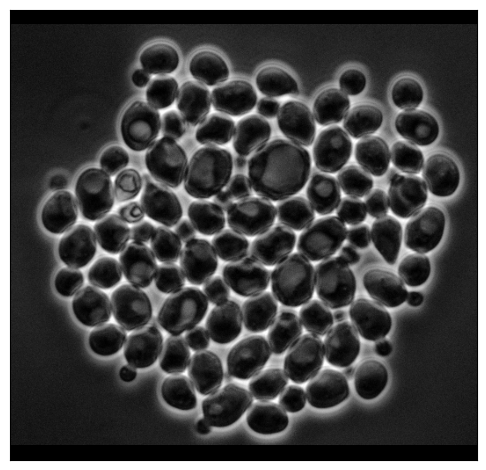
#> input picture images/celulas.png.png, 486 x 470 px; its folder holds only this picture in this run
$ python batch_count_colonies.py
#> lines starting #> are read from the running program, lines starting #| are printed output that depends on the picture; after the words box and inside, x2 and y2 are one past the last pixel; in counts of white or black regions, pixels touching at a corner belong together
### scripts/count_colonies.py
"""
CellSAM-based macroscopic colony counter for Petri dish images.
Usage: python scripts/count_colonies.py <image_path>
Example: python scripts/count_colonies.py images/placas/actinomicetos_1.jpeg

Each image must contain two Petri dishes (landscape: left/right,
portrait: top/bottom). Both plates are replicates of the same sample;
their counts should be close — the script reports a reliability indicator.

CellSAM handles segmentation. Classical CV is used only for plate detection
and cropping. Results are saved to results/colonies/.

Tuning: adjust the PARAMETERS block below if counts are consistently off.
"""

import sys
import numpy as np
import cv2
import matplotlib
matplotlib.use("Agg")
import matplotlib.pyplot as plt
from pathlib import Path
from skimage.measure import regionprops

from cellSAM import get_model, segment_cellular_image


# ── PARAMETERS ────────────────────────────────────────────────────────────────
MIN_COLONY_AREA = 300    # px² — blobs smaller than this are noise
MAX_COLONY_AREA = 50000  # px² — blobs larger than this are merged/artifacts
MIN_SOLIDITY    = 0.50   # filter crescents/arcs (glass rim artifacts)
NORMALIZE       = True   # CellSAM: percentile normalisation + CLAHE
                          # set False if image is already well-normalised
POSTPROCESS     = False  # CellSAM: extra postprocessing for noisy images

# ── MODEL (loaded once, reused across plates/images) ─────────────────────────
_model = None


def _get_model():
    global _model
    if _model is None:
        print("  Loading CellSAM model (first time only)...")
        _model = get_model()
        print("  Model ready.")
    return _model


# ── PLATE DETECTION ───────────────────────────────────────────────────────────

def detect_plates(img_bgr):
    """
    Detect one Petri dish per image half using HoughCircles.

    Portrait (h > w): top/bottom halves.
    Landscape (w >= h): left/right halves.

    Returns [(cx, cy, r), ...] ordered top-bottom or left-right.
    """
    h, w = img_bgr.shape[:2]
    portrait = h > w

    plates = []
    for i in range(2):
        if portrait:
            y0, y1 = i * h // 2, (i + 1) * h // 2
            half = img_bgr[y0:y1, :]
            ox, oy = 0, y0
        else:
            x0, x1 = i * w // 2, (i + 1) * w // 2
            half = img_bgr[:, x0:x1]
            ox, oy = x0, 0

        hh, hw = half.shape[:2]
        gray    = cv2.cvtColor(half, cv2.COLOR_BGR2GRAY)
        blurred = cv2.GaussianBlur(gray, (21, 21), 0)

        circles = cv2.HoughCircles(
            blurred,
            cv2.HOUGH_GRADIENT,
            dp=1.2,
            minDist=max(hh, hw),
            param1=60,
            param2=25,
            minRadius=int(min(hh, hw) * 0.30),
            maxRadius=int(min(hh, hw) * 0.52),
        )

        if circles is not None:
            best = np.round(circles[0][0]).astype(int)
            cx, cy, r = int(best[0]) + ox, int(best[1]) + oy, int(best[2])
        else:
            print(f"  Warning: no circle in half {i+1}, using fallback.")
            cx = hw // 2 + ox
            cy = hh // 2 + oy
            r  = int(min(hh, hw) * 0.43)

        plates.append((cx, cy, r))

    return plates


def crop_plate(img_bgr, cx, cy, r, shrink=0.86):
    """
    Crop a circular plate region from the image.
    Returns (crop_bgr, circular_mask, x1, y1).
    Pixels outside the circle are set to 0.
    """
    r_use = int(r * shrink)
    x1 = max(0, cx - r_use)
    y1 = max(0, cy - r_use)
    x2 = min(img_bgr.shape[1], cx + r_use)
    y2 = min(img_bgr.shape[0], cy + r_use)

    crop   = img_bgr[y1:y2, x1:x2].copy()
    hc, wc = crop.shape[:2]
    cx_l   = cx - x1
    cy_l   = cy - y1

    mask = np.zeros((hc, wc), dtype=np.uint8)
    cv2.circle(mask, (cx_l, cy_l), r_use, 255, -1)
    crop[mask == 0] = 0

    return crop, mask, x1, y1


# ── CELLSAM SEGMENTATION ──────────────────────────────────────────────────────

def segment_colonies(crop_bgr, plate_mask):
    """
    Segment colonies in a cropped plate using CellSAM.

    CellSAM receives an RGB crop with the circular plate region intact and
    black outside. Its output mask is then filtered by area and solidity to
    remove noise and rim artifacts.

    Returns (label_mask, valid_regionprops, all_detections_binary).
    """
    model    = _get_model()
    crop_rgb = cv2.cvtColor(crop_bgr, cv2.COLOR_BGR2RGB)

    mask, _, _ = segment_cellular_image(
        crop_rgb,
        model=model,
        normalize=NORMALIZE,
        postprocess=POSTPROCESS,
        device="cpu",
    )

    # Zero out anything outside the circular plate
    mask = mask.copy()
    mask[plate_mask == 0] = 0

    # Binary of all CellSAM detections (for visualization)
    binary_all = (mask > 0).astype(np.uint8) * 255

    # Filter by area and solidity
    props = regionprops(mask)
    valid = [p for p in props
             if MIN_COLONY_AREA <= p.area <= MAX_COLONY_AREA
             and p.solidity >= MIN_SOLIDITY]

    return mask, valid, binary_all


# ── VISUALIZATION ─────────────────────────────────────────────────────────────

# [6 lines left out: function draw_overlay, not called in this run]


# ── MAIN PROCESSING ───────────────────────────────────────────────────────────

def process_image(img_path, output_dir):
    """
    Detect plates, run CellSAM segmentation, save visualisation.
    Returns list of colony counts [plate_A, plate_B].
    """
    img_path   = Path(img_path)
    output_dir = Path(output_dir)
    output_dir.mkdir(parents=True, exist_ok=True)

    img = cv2.imread(str(img_path))
    if img is None:
        raise FileNotFoundError(f"Cannot open image: {img_path}")

    h_img, w_img = img.shape[:2]
    orientation  = "portrait" if h_img > w_img else "landscape"
    print(f"  {w_img}x{h_img} ({orientation})")

    plates      = detect_plates(img)
    plate_names = ["A", "B"]
    counts      = []

    n_plates = len(plates)
    fig, axes = plt.subplots(n_plates, 3, figsize=(15, 6 * n_plates))
    if n_plates == 1:
        axes = axes[np.newaxis, :]

    for i, (cx, cy, r) in enumerate(plates):
        name = plate_names[i] if i < len(plate_names) else str(i + 1)
        print(f"  Plate {name}: circle at ({cx},{cy}) r={r}")

        crop, mask, _, _ = crop_plate(img, cx, cy, r)
        label_mask, valid, binary_all = segment_colonies(crop, mask)
        n = len(valid)
        counts.append(n)
        print(f"  Plate {name}: {n} colonies")

        crop_rgb = cv2.cvtColor(crop, cv2.COLOR_BGR2RGB)
        overlay  = draw_overlay(crop, valid, label_mask)

        axes[i, 0].imshow(crop_rgb)
        axes[i, 0].set_title(f"Plate {name} — original", fontsize=13)
        axes[i, 0].axis("off")

        axes[i, 1].imshow(binary_all, cmap="gray")
        axes[i, 1].set_title(f"Plate {name} — CellSAM detections", fontsize=13)
        axes[i, 1].axis("off")

        axes[i, 2].imshow(overlay)
        axes[i, 2].set_title(f"Plate {name} — {n} colonies (filtered)", fontsize=13,
                             fontweight="bold")
        axes[i, 2].axis("off")

    plt.tight_layout()
    out_path = output_dir / f"{img_path.stem}_colony_count.png"
    plt.savefig(out_path, dpi=150, bbox_inches="tight")
    plt.close()

    if len(counts) == 2 and all(c > 0 for c in counts):
        diff_pct = abs(counts[0] - counts[1]) / max(counts) * 100
        tag = "CONFIABLE" if diff_pct <= 10 else ("ACEPTABLE" if diff_pct <= 20 else "REVISAR")
        print(f"  Diferencia entre placas: {diff_pct:.1f}%  [{tag}]")

    return counts


# ── ENTRY POINT ───────────────────────────────────────────────────────────────
# [18 lines that do not run on import are left out]

### scripts/batch_count_colonies.py
"""
Batch colony counter — processes all plate images in a folder.
Usage: python scripts/batch_count_colonies.py <images_folder> [ground_truth.csv]
Example:
    python scripts/batch_count_colonies.py images/placas/
    python scripts/batch_count_colonies.py images/placas/ images/placas/ground_truth.csv

Ground truth CSV format (optional, for error calculation):
    filename,plate_A,plate_B
    actinomicetos1.jpeg,63,64
    actinomicetos2.jpeg,55,58

Results are saved to:
    results/colonies/          — one visualization PNG per image
    results/colonies/summary.csv  — count table for all images
"""

import sys
import csv
from pathlib import Path

# Import processing functions from count_colonies
sys.path.insert(0, str(Path(__file__).parent))
from count_colonies import process_image

SUPPORTED_EXT = {".jpg", ".jpeg", ".png", ".tif", ".tiff", ".bmp"}


def load_ground_truth(csv_path):
    """Load ground truth CSV → {filename_stem: (count_A, count_B)}."""
    gt = {}
    with open(csv_path, newline="") as f:
        reader = csv.DictReader(f)
        for row in reader:
            stem = Path(row["filename"]).stem
            gt[stem] = (int(row["plate_A"]), int(row["plate_B"]))
    return gt


def main():
    images_dir = Path(sys.argv[1]) if len(sys.argv) > 1 else Path("images")
    gt_csv     = Path(sys.argv[2]) if len(sys.argv) > 2 else None
    output_dir = Path("results/colonies")
    output_dir.mkdir(parents=True, exist_ok=True)

    # Collect image files
    images = sorted(
        p for p in images_dir.iterdir()
        if p.suffix.lower() in SUPPORTED_EXT
    )

    if not images:
        print(f"No images found in {images_dir}")
        sys.exit(1)

    print(f"Found {len(images)} image(s) in {images_dir}\n")

    # Load ground truth if provided
    gt = load_ground_truth(gt_csv) if gt_csv and gt_csv.exists() else {}

    # Process all images
    results = []
    for idx, img_path in enumerate(images, 1):
        print(f"[{idx}/{len(images)}] {img_path.name}")
        try:
            counts = process_image(img_path, output_dir)
#> in process_image, img is the input picture: shape (470, 486, 3); min 0, max 255, mean 69.2
#|   486x470 (landscape)
#> the loop in detect_plates, `for i in range(2):` made 2 passes
#> (circles, best, cx, cy, r) on pass 2: ([[131.4, 276.6, 104.2]], [131, 277, 104], 374, 277, 104)
#> (circles, cx, cy, r) on pass 1: ([[118.2, 247.8, 81.72]], 118, 248, 82)
#> pass 1, in detect_plates, `half = img_bgr[:, x0:x1]`:
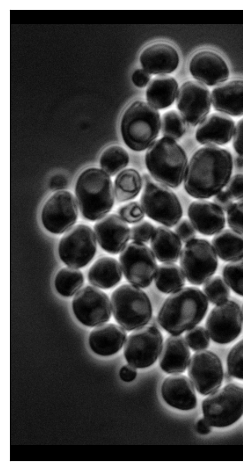
#> half: shape (470, 243, 3); min 0, max 255, mean 68.5
#> pass 1, in detect_plates, `blurred = cv2.GaussianBlur(gray, (21, 21), 0)`:
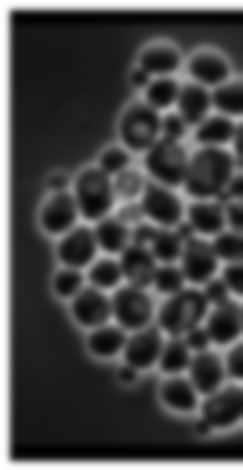
#> blurred: shape (470, 243); min 1, max 255, mean 68.5
#> pass 2, in detect_plates, `half = img_bgr[:, x0:x1]`:
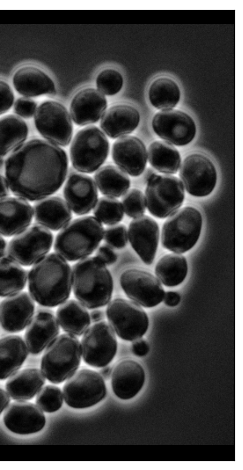
#> half: shape (470, 243, 3); min 0, max 255, mean 69.9
#> after the loop in detect_plates, `for i in range(2):`:
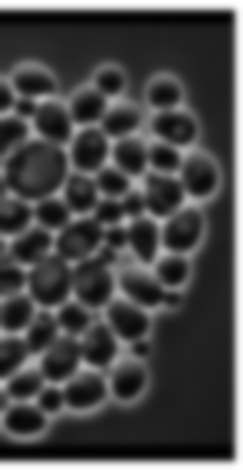
#> blurred: shape (470, 243); min 1, max 255, mean 69.9
#> after the loop in detect_plates, `for i in range(2):`: plates = [(118, 248, 82), (374, 277, 104)]
#> in process_image, `n_plates = len(plates)`: n_plates = 2
#> the loop in process_image, `for i, (cx, cy, r) in enumerate(plates):` made 1 pass
#> (cx, cy, r, name, r_use in crop_plate, x1 in crop_plate, y1 in crop_plate, x2 in crop_plate) on pass 1: (118, 248, 82, 'A', 70, 48, 178, 188)
#> (printed output is left out)
#> pass 1, in crop_plate, `crop   = img_bgr[y1:y2, x1:x2].copy()`:
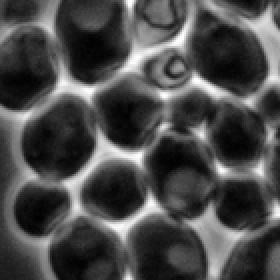
#> crop: shape (140, 140, 3) (shown 2 times larger); min 1, max 254, mean 74.5
#> pass 1, in process_image, `crop, mask, _, _ = crop_plate(img, cx, cy, r)`:
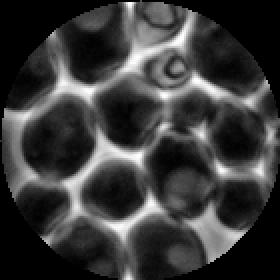
#> crop: shape (140, 140, 3) (shown 2 times larger); min 0, max 254, mean 57.6
#> pass 1, in process_image, `crop, mask, _, _ = crop_plate(img, cx, cy, r)`:
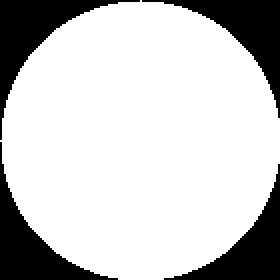
#> mask: shape (140, 140) (shown 2 times larger); 78.4% white; 4 black regions, box (x1, y1, x2, y2) and area: (0, 0, 70, 70) 1127, (71, 0, 140, 59) 1057, (0, 71, 59, 140) 1057, (82, 82, 140, 140) 988
#> after the loop in process_image, `for i, (cx, cy, r) in enumerate(plates):`: counts = []
            a = counts[0] if len(counts) > 0 else None
            b = counts[1] if len(counts) > 1 else None
        except Exception as e:
            print(f"    ERROR: {e}")
            a, b = None, None

        if a is not None and b is not None and a > 0 and b > 0:
            diff_pct = abs(a - b) / max(a, b) * 100
            reliability = "CONFIABLE" if diff_pct <= 10 else ("ACEPTABLE" if diff_pct <= 20 else "REVISAR")
        else:
            diff_pct    = None
            reliability = "—"

        row = {"image": img_path.name, "plate_A": a, "plate_B": b,
               "diff_pct": f"{diff_pct:.1f}%" if diff_pct is not None else "—",
               "reliability": reliability}

        # Compare with ground truth if available
        if img_path.stem in gt:
            gt_a, gt_b = gt[img_path.stem]
            row["gt_A"]  = gt_a
            row["gt_B"]  = gt_b
            row["err_A"] = (a - gt_a) if a is not None else None
            row["err_B"] = (b - gt_b) if b is not None else None
            row["pct_A"] = f"{abs(a-gt_a)/gt_a*100:.1f}%" if a is not None else "—"
            row["pct_B"] = f"{abs(b-gt_b)/gt_b*100:.1f}%" if b is not None else "—"

        results.append(row)
        print()

    # Save CSV summary
    summary_path = output_dir / "summary.csv"
    has_gt       = bool(gt)
    fieldnames   = ["image", "plate_A", "plate_B", "diff_pct", "reliability"]
    if has_gt:
        fieldnames += ["gt_A", "gt_B", "err_A", "err_B", "pct_A", "pct_B"]

    with open(summary_path, "w", newline="") as f:
        writer = csv.DictWriter(f, fieldnames=fieldnames, extrasaction="ignore")
        writer.writeheader()
        writer.writerows(results)

    # Print summary table
    print("=" * 65)
    print("  BATCH SUMMARY")
    print("=" * 65)
    if has_gt:
        print(f"  {'Image':<30} {'A':>5} {'B':>5} {'ErrA':>6} {'ErrB':>6} {'Conf.':>10}")
        print("  " + "-" * 65)
        for r in results:
            ea = f"{r['err_A']:+d}" if r.get("err_A") is not None else "—"
            eb = f"{r['err_B']:+d}" if r.get("err_B") is not None else "—"
            print(f"  {r['image']:<30} {str(r['plate_A']):>5} {str(r['plate_B']):>5} {ea:>6} {eb:>6} {r['reliability']:>10}")
    else:
        print(f"  {'Image':<30} {'A':>7} {'B':>7} {'Dif.%':>7} {'Conf.':>10}")
        print("  " + "-" * 63)
        for r in results:
            print(f"  {r['image']:<30} {str(r['plate_A']):>7} {str(r['plate_B']):>7} {r['diff_pct']:>7} {r['reliability']:>10}")
    print("=" * 65)
    print(f"\n  CSV saved: {summary_path}")
    print(f"  Visualizations: {output_dir}/")


if __name__ == "__main__":
    main()
#> (the call stopped at in _get_model, `_model = get_model()`: cellSAM is not available in this run)

$ run again, on images/placa.jpg
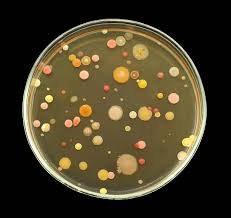
#> input picture images/placa.jpg, 231 x 218 px
#> in process_image, img is the input picture: shape (218, 231, 3); mean B, G, R 38.2, 60.9, 70
#|   231x218 (landscape)
#> after the loop in detect_plates, `for i in range(2):`:
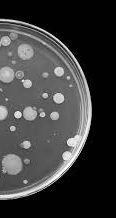
#> gray: shape (218, 116); min 0, max 253, mean 61.6
#> after the loop in detect_plates, `for i in range(2):`: plates = [(57, 109, 49), (173, 109, 49)]
#> n_plates = 2
#> the loop in process_image, `for i, (cx, cy, r) in enumerate(plates):` made 1 pass
#> (cx, cy, r, name, r_use in crop_plate, x1 in crop_plate, y1 in crop_plate, x2 in crop_plate) on pass 1: (57, 109, 49, 'A', 42, 15, 67, 99)
#> (printed output is left out)
#> pass 1, in process_image, `crop, mask, _, _ = crop_plate(img, cx, cy, r)`:
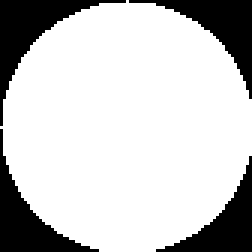
#> mask: shape (84, 84) (shown 3 times larger); 78.3% white; 4 black regions, box (x1, y1, x2, y2) and area: (0, 0, 42, 42) 425, (43, 0, 84, 33) 383, (0, 43, 33, 84) 383, (52, 52, 84, 84) 342
#> after the loop in process_image, `for i, (cx, cy, r) in enumerate(plates):`: counts = []
